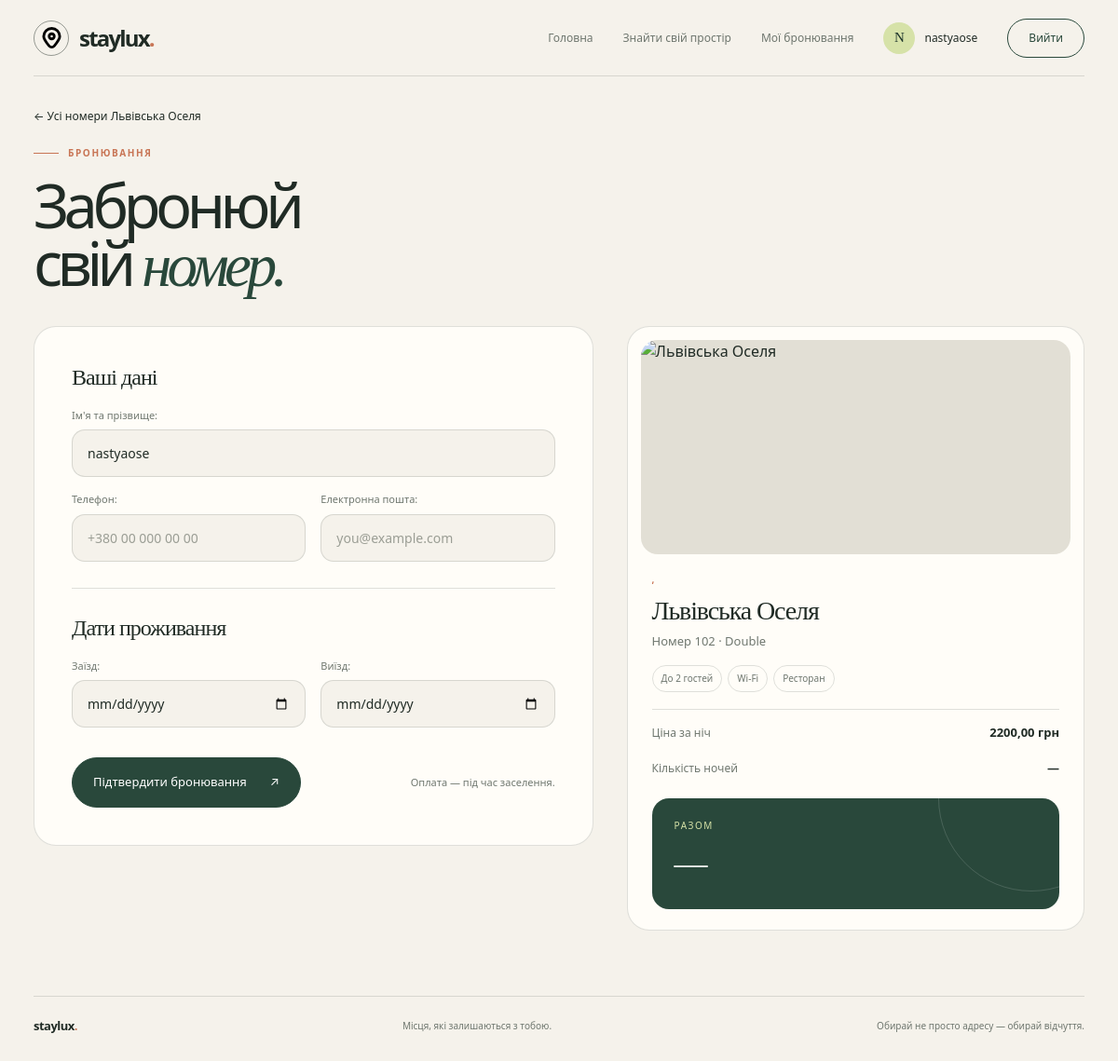
The app's page /rooms/5/booking/ (signed in) with its own data.
### hotel/models.py (models this page shows, shortened)
class Room(models.Model):
    ROOM_TYPES = [
        ('single', 'Single'),
        ('double', 'Double'),
        ('suite', 'Suite'),
    ]
    hotel = models.ForeignKey(Hotel, on_delete=models.CASCADE, related_name='rooms')
    room_number = models.CharField(max_length=10)
    room_type = models.CharField(max_length=20, choices=ROOM_TYPES)
    capacity = models.IntegerField()
    price_per_night = models.DecimalField(max_digits=10, decimal_places=2)
    is_available = models.BooleanField(default=True)
    class Meta:
        verbose_name = 'Room'
        verbose_name_plural = 'Rooms'
        ordering = ['is_available', 'room_type', 'price_per_night']

class Hotel(models.Model):
    name = models.CharField(max_length=100)
    description = models.TextField()
    price_per_night = models.DecimalField(max_digits=10, decimal_places=2)
    amenities = models.ManyToManyField(Amenite, related_name='hotels', blank=True)
    country = models.CharField(max_length=100)
    city = models.CharField(max_length=100)
    address = models.CharField(max_length=200)

class Amenite(models.Model):
    name = models.CharField(max_length=100)
    description = models.TextField()

### hotel/views.py (the view, shortened to what this page needs)
# urls.py: path('rooms/<int:id>/booking/', views.booking, name='booking'),
@login_required
def booking(request, id):
    room = get_object_or_404(Room.objects.select_related('hotel'), id=id)
    form = BookingForm(
        request.POST or None,
        room=room,
        initial={
            'name': request.user.get_full_name() or request.user.username,
            'email': request.user.email,
        },
    )
    return render(request, 'booking.html', {'room': room, 'form': form})

### hotel/forms.py (shortened to what this page needs)
class BookingForm(forms.ModelForm):
    class Meta:
        model = Booking
        fields = ['name', 'phone', 'email', 'check_in_date', 'check_out_date']
        labels = {
            'name': "Ім'я та прізвище",
            'phone': 'Телефон',
            'email': 'Електронна пошта',
            'check_in_date': 'Заїзд',
            'check_out_date': 'Виїзд',
        }
        widgets = {
            'name': forms.TextInput(attrs={'placeholder': 'Олена Коваль', 'autocomplete': 'name'}),
            'phone': forms.TextInput(attrs={'placeholder': '+380 00 000 00 00', 'autocomplete': 'tel', 'type': 'tel'}),
            'email': forms.EmailInput(attrs={'placeholder': 'you@example.com', 'autocomplete': 'email'}),
            'check_in_date': forms.DateInput(attrs={'type': 'date'}),
            'check_out_date': forms.DateInput(attrs={'type': 'date'}),
        }
    def __init__(self, *args, room=None, **kwargs):
        super().__init__(*args, **kwargs)
        self.room = room
        for name in ('name', 'phone', 'email'):
            self.fields[name].required = True

### templates/booking.html (shortened to what this page needs)
{% extends 'base.html' %}
{% load l10n %}
{% block content %}
<div class="sl-page" data-price="{{ room.price_per_night|unlocalize }}">
    <div class="sl-shell">
        <a class="sl-back" href="{% url 'hotel_rooms' room.hotel.id %}">← Усі номери {{ room.hotel.name }}</a>
        {% if booking %}
            <div class="sl-head">
                <div class="sl-eyebrow">Бронювання</div>
            </div>
            <div class="sl-card sl-notice">
                <div class="sl-eyebrow">Готово</div>
                <h2>{{booking.name}}, ваш номер <em>заброньовано.</em></h2>
                <p>
                    {{ room.hotel.name }}, номер {{ room.room_number }}:
                    {{ booking.check_in_date|date:"d.m.Y" }} — {{ booking.check_out_date|date:"d.m.Y" }}.
                </p>
                <a class="sl-submit" href="{% url 'hotel' %}">Повернутись до колекції <span aria-hidden="true">↗</span></a>
            </div>
        {% else %}
            <div class="sl-head">
                <div class="sl-eyebrow">Бронювання</div>
                <h1>Забронюй<br>свій <em>номер.</em></h1>
            </div>
            <div class="sl-book">
                <section class="sl-card" aria-label="Форма бронювання">
                    {% if not room.is_available %}
                        <div class="sl-notice" style="padding:20px 0;">
                            <div class="sl-eyebrow">Недоступно</div>
                            <h2>Цей номер <em>зайнятий.</em></h2>
                            <p>Подивись інші номери цього готелю — можливо, там знайдеться потрібний.</p>
                            <a class="sl-submit" href="{% url 'hotel_rooms' room.hotel.id %}">Інші номери <span aria-hidden="true">↗</span></a>
                        </div>
                    {% else %}
                        <form action="" method="post" novalidate>
                            <div class="sl-group">
                                <h2>Ваші дані</h2>
                                <div class="sl-grid">
                                    <div class="sl-field{% if form.name.errors %} has-error{% endif %}">
                                        {{ form.name.label_tag }}
                                        {{ form.name }}
                                    </div>
                                    <div class="sl-grid two">
                                        <div class="sl-field{% if form.phone.errors %} has-error{% endif %}">
                                            {{ form.phone.label_tag }}
                                            {{ form.phone }}
                                        </div>
                                        <div class="sl-field{% if form.email.errors %} has-error{% endif %}">
                                            {{ form.email.label_tag }}
                                            {{ form.email }}
                                        </div>
                                    </div>
                                </div>
                            </div>
                            <div class="sl-group">
                                <h2>Дати проживання</h2>
                                <div class="sl-grid two">
                                    <div class="sl-field{% if form.check_in_date.errors %} has-error{% endif %}">
                                        {{ form.check_in_date.label_tag }}
                                        {{ form.check_in_date }}
                                    </div>
                                    <div class="sl-field{% if form.check_out_date.errors %} has-error{% endif %}">
                                        {{ form.check_out_date.label_tag }}
                                        {{ form.check_out_date }}
                                    </div>
                                </div>
                            </div>
                            <div class="sl-submit-row">
                                <button type="submit" class="sl-submit">
                                    Підтвердити бронювання <span aria-hidden="true">↗</span>
                                </button>
                                <span class="sl-note">Оплата — під час заселення.</span>
                            </div>
                        </form>
                    {% endif %}
                </section>
                <aside class="sl-side" aria-label="Ваш номер">
                    <div class="sl-card sl-summary">
                        <div class="sl-summary-img">
                            {% with img=room.images.first %}
                                {% if img %}
                                    <img src="{{ img.image.url }}" alt="Номер {{ room.room_number }}">
                                {% else %}
                                    {% with himg=room.hotel.images.first %}
                                        {% if himg %}
                                            <img src="{{ himg.image.url }}" alt="{{ room.hotel.name }}">
                                        {% else %}
                                            <img src="https://images.unsplash.com/photo-1566073771259-6a8506099945?auto=format&fit=crop&w=900&q=80" alt="{{ room.hotel.name }}">
                                        {% endif %}
                                    {% endwith %}
                                {% endif %}
                            {% endwith %}
                        </div>
                        <div class="sl-summary-body">
                            <div class="sl-location">{{ room.hotel.location.city }}, {{ room.hotel.location.country }}</div>
                            <h3>{{ room.hotel.name }}</h3>
                            <p class="sl-room-line">Номер {{ room.room_number }} · {{ room.get_room_type_display }}</p>
                            <div class="sl-tags">
                                <span class="sl-tag">До {{ room.capacity }} гостей</span>
                                {% for amenity in room.hotel.amenities.all|slice:":2" %}
                                    <span class="sl-tag">{{ amenity.name }}</span>
                                {% endfor %}
                            </div>
                            <div class="sl-rows">
                                <div class="sl-row"><span>Ціна за ніч</span><strong>{{ room.price_per_night }} грн</strong></div>
                                <div class="sl-row"><span>Кількість ночей</span><strong id="nightsValue">—</strong></div>
                            </div>
                            <div class="sl-total" aria-live="polite">
                                <small>Разом</small>
                                <strong id="totalValue">—</strong>
                            </div>
                        </div>
                    </div>
                </aside>
            </div>
        {% endif %}
        <footer class="sl-bottom-line">
            <strong>staylux<span style="color:var(--sl-clay);">.</span></strong>
            <span>Місця, які залишаються з тобою.</span>
            <span>Обирай не просто адресу — обирай відчуття.</span>
        </footer>
    </div>
</div>
{% endblock %}

### templates/menu.html (shortened to what this page needs)
{% load static %}
<nav class="sl-navbar" aria-label="Головна навігація">
    <div class="sl-navbar-inner">
        <a class="sl-navbar-brand" href="{% url 'hotel' %}">
            <span class="sl-brand-mark">
                <img src="{% static 'img/logo.svg' %}" alt="" width="23" height="23">
            </span>
            <span class="sl-brand-name">staylux<span>.</span></span>
        </a>
        <div class="sl-navbar-menu" id="slNavbarMenu">
            <a class="sl-navbar-link{% if request.resolver_match.url_name == 'hotel' %} active{% endif %}" href="{% url 'hotel' %}">
                Головна
            </a>
            <a class="sl-navbar-link" href="{% url 'hotel' %}#hotels">
                Знайти свій простір
            </a>
            {% if user.is_authenticated %}
                <a class="sl-navbar-link{% if request.resolver_match.url_name == 'my_bookings' %} active{% endif %}" href="{% url 'my_bookings' %}">
                    Мої бронювання
                </a>
                <span class="sl-navbar-user" title="{{ user.get_username }}">
                    <span class="sl-navbar-avatar" aria-hidden="true">{{ user.get_username|first|upper }}</span>
                    <span class="sl-navbar-username">{{ user.get_username }}</span>
                </span>
                <a class="sl-navbar-btn sl-navbar-btn--ghost" href="{% url 'logout' %}">Вийти</a>
            {% else %}
                <a class="sl-navbar-btn" href="{% url 'login' %}">Увійти</a>
            {% endif %}
        </div>
    </div>
</nav>

### templates/menu.html (style rules this page uses)
.sl-navbar { --nav-paper: #f5f2eb; --nav-white: #fffdf8; --nav-ink: #202b25; --nav-muted: #6f776f; --nav-green: #29483b; --nav-green-dark: #1c332a; --nav-lime: #d6e2a8; --nav-clay: #c87555; --nav-line: rgba(32, 43, 37, .14); background: var(--nav-paper); color: var(--nav-ink); font-family: inherit; position: relative; width: 100%; z-index: 1000; }
.sl-navbar, .sl-navbar * { box-sizing: border-box; }
.sl-navbar-inner { align-items: center; border-bottom: 1px solid var(--nav-line); display: flex; gap: 28px; justify-content: space-between; margin: 0 auto; min-height: 82px; width: min(1440px, calc(100% - 72px)); }
.sl-navbar-brand { align-items: center; color: var(--nav-ink); display: inline-flex; flex-shrink: 0; gap: 11px; text-decoration: none; }
.sl-brand-mark { align-items: center; border: 1px solid rgba(32, 43, 37, .45); border-radius: 50%; display: flex; height: 38px; justify-content: center; transition: transform .3s ease, background .3s ease; width: 38px; }
.sl-brand-mark img { display: block; height: 23px; object-fit: contain; width: 23px; }
.sl-brand-name { font-size: 24px; font-weight: 750; letter-spacing: -.075em; }
.sl-brand-name span { color: var(--nav-clay); }
.sl-navbar-menu { align-items: center; display: flex; gap: 32px; }
.sl-navbar-link { color: var(--nav-muted); font-size: 12px; padding: 9px 0; position: relative; text-decoration: none; transition: color .2s ease; }
.sl-navbar-link::after { background: var(--nav-clay); bottom: 2px; content: ""; height: 1px; left: 0; position: absolute; right: 100%; transition: right .25s ease; }
.sl-navbar-btn { align-items: center; background: var(--nav-green); border: 1px solid var(--nav-green); border-radius: 999px; color: #fff; display: inline-flex; font-size: 12px; justify-content: center; padding: 11px 22px; text-decoration: none; transition: background .25s ease, color .25s ease, transform .25s ease; white-space: nowrap; }
.sl-navbar-btn--ghost { background: transparent; color: var(--nav-green); }
.sl-navbar-user { align-items: center; display: inline-flex; font-size: 12px; gap: 10px; }
.sl-navbar-avatar { align-items: center; background: var(--nav-lime); border-radius: 50%; color: var(--nav-green-dark); display: inline-flex; font-family: Georgia, "Times New Roman", serif; font-size: 15px; height: 34px; justify-content: center; width: 34px; }
.sl-navbar-username { max-width: 140px; overflow: hidden; text-overflow: ellipsis; white-space: nowrap; }

### templates/base.html (style rules this page uses)
html { margin: 0; padding: 0; background: #f5f2eb; }
body.staylux-body { margin: 0; padding: 0; background: #f5f2eb; color: #202b25; }

### records on screen
Room: hotel.name "Львівська Оселя", room_number "102", room_type "Double", capacity "2", price_per_night "2200,00"
Amenite: name "Wi-Fi"
Amenite: name "Ресторан"

### other values on screen
{{ user.get_username|first|upper }} "N"
{{ user.get_username }} "nastyaose"
